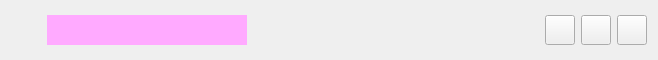
<?xml version="1.0" encoding="UTF-8"?>
<ui version="4.0">
 <class>titleBar</class>
 <widget class="QWidget" name="titleBar">
  <property name="geometry">
   <rect>
    <x>0</x>
    <y>0</y>
    <width>658</width>
    <height>60</height>
   </rect>
  </property>
  <property name="windowTitle">
   <string>Form</string>
  </property>
  <layout class="QGridLayout" name="gridLayout">
   <item row="0" column="0">
    <layout class="QHBoxLayout" name="horizontalLayout">
     <item>
      <widget class="QLabel" name="logoLabel">
       <property name="minimumSize">
        <size>
         <width>30</width>
         <height>30</height>
        </size>
       </property>
       <property name="maximumSize">
        <size>
         <width>30</width>
         <height>30</height>
        </size>
       </property>
       <property name="styleSheet">
        <string notr="true"/>
       </property>
       <property name="text">
        <string/>
       </property>
      </widget>
     </item>
     <item>
      <widget class="QLabel" name="windowText">
       <property name="minimumSize">
        <size>
         <width>200</width>
         <height>30</height>
        </size>
       </property>
       <property name="maximumSize">
        <size>
         <width>200</width>
         <height>30</height>
        </size>
       </property>
       <property name="styleSheet">
        <string notr="true">background-color: rgb(255, 170, 255);</string>
       </property>
       <property name="text">
        <string/>
       </property>
      </widget>
     </item>
     <item>
      <spacer name="horizontalSpacer">
       <property name="orientation">
        <enum>Qt::Horizontal</enum>
       </property>
       <property name="sizeHint" stdset="0">
        <size>
         <width>40</width>
         <height>20</height>
        </size>
       </property>
      </spacer>
     </item>
     <item>
      <widget class="QPushButton" name="miniBtn">
       <property name="minimumSize">
        <size>
         <width>30</width>
         <height>30</height>
        </size>
       </property>
       <property name="maximumSize">
        <size>
         <width>30</width>
         <height>30</height>
        </size>
       </property>
       <property name="text">
        <string/>
       </property>
      </widget>
     </item>
     <item>
      <widget class="QPushButton" name="maxBtn">
       <property name="minimumSize">
        <size>
         <width>30</width>
         <height>30</height>
        </size>
       </property>
       <property name="maximumSize">
        <size>
         <width>30</width>
         <height>30</height>
        </size>
       </property>
       <property name="text">
        <string/>
       </property>
      </widget>
     </item>
     <item>
      <widget class="QPushButton" name="closeBtn">
       <property name="minimumSize">
        <size>
         <width>30</width>
         <height>30</height>
        </size>
       </property>
       <property name="maximumSize">
        <size>
         <width>30</width>
         <height>30</height>
        </size>
       </property>
       <property name="text">
        <string/>
       </property>
      </widget>
     </item>
    </layout>
   </item>
  </layout>
 </widget>
 <resources/>
 <connections/>
</ui>
